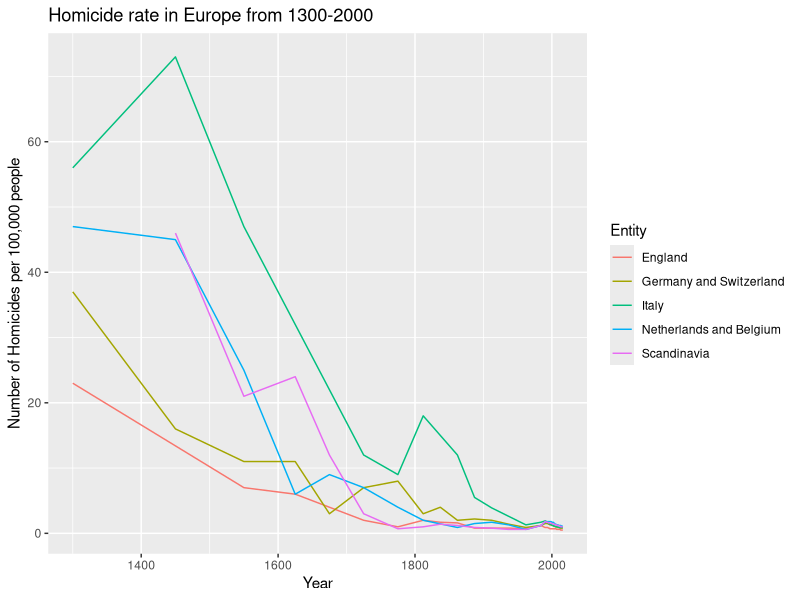
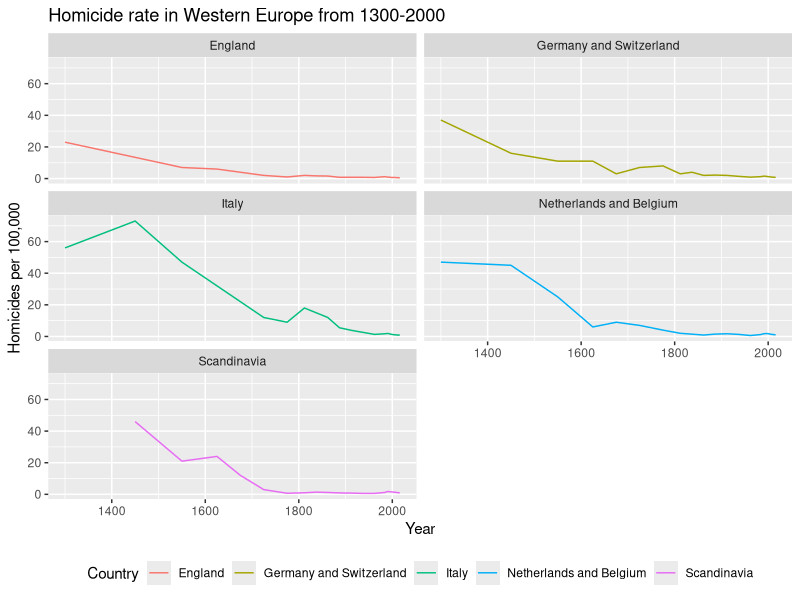
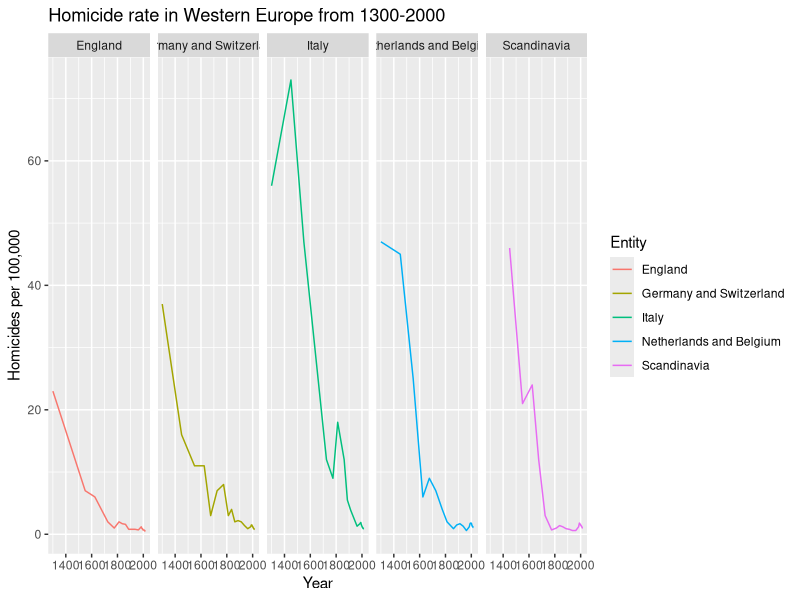
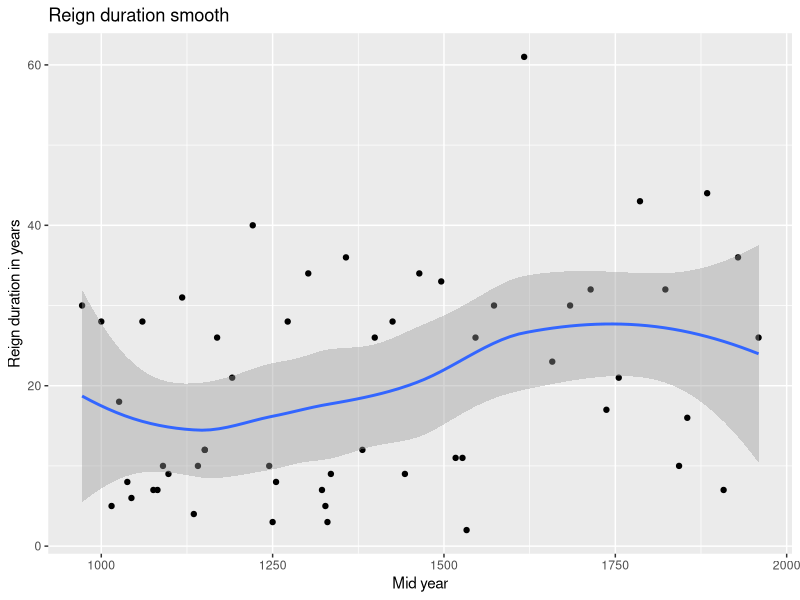

Here is the R script that generated these plots, in order:
## ---- chunk 1
knitr::opts_chunk$set(echo = TRUE)
## ---- chunk 2
library(tidyverse)
## ---- chunk 3
Western_Europe <- read_csv("data/homicide-rates-across-western-europe.csv")
Danish_Monarchs <- read_csv("data/Danish_Monarchs - Sheet1.csv")
## ---- chunk 4
head(Western_Europe)
## ---- chunk 5
ggplot(data = Western_Europe, aes(Year, homicides_per_100k, colour = Entity)) +
  geom_line() +
  labs(x = "Year",
       y = "Number of Homicides per 100,000 people",
       title = "Homicide rate in Europe from 1300-2000")
## ---- chunk 6
ggplot(data = Western_Europe, aes(Year, homicides_per_100k, colour = Entity)) + 
  geom_line() +
  facet_wrap(~ Entity, nrow = 3, ncol = 2) +
  labs(x = "Year",
       y = "Homicides per 100,000",
       title = "Homicide rate in Western Europe from 1300-2000",
       col = "Country") +
  theme(legend.position="bottom")
## ---- chunk 7
ggplot(data = Western_Europe, aes(Year, homicides_per_100k, colour = Entity)) + 
  geom_line() +
  facet_grid(. ~ Entity) +
  labs(x = "Year",
       y = "Homicides per 100,000",
       title = "Homicide rate in Western Europe from 1300-2000")

## ---- chunk 8
ggplot(data = Danish_Monarchs, aes(ReignToYear - ceiling((ReignToYear-ReignFromYear+1)/2), 
                                   ReignToYear-ReignFromYear+1)) +
  geom_point() +
  geom_smooth() +
  labs(x = "Mid year",
       y = "Reign duration in years",
       title = "Reign duration smooth")
